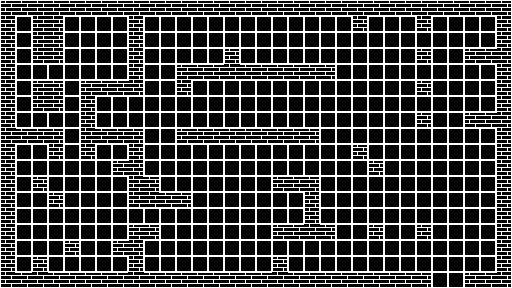

Rendered tile map (Tiled .tmx) drawn with the repository's tilesets; below, a short description and the full map source, tile grids included:
An orthogonal 32x18 tile map with 16x16 px tiles, 2 tile layers (grid, walls), 2 tilesets.

<map version="1.0" orientation="orthogonal" renderorder="right-down" width="32" height="18" tilewidth="16" tileheight="16" nextobjectid="1">
 <tileset firstgid="1" name="grid" tilewidth="16" tileheight="16" tilecount="1" columns="1">
  <image source="grid.png" width="16" height="16" />
 </tileset>
 <tileset firstgid="2" name="walls" tilewidth="16" tileheight="16" tilecount="14" columns="14">
  <image source="walls.png" width="224" height="16" />
 </tileset>
 <layer name="grid" width="32" height="18">
  <data encoding="csv">
1,1,1,1,1,1,1,1,1,1,1,1,1,1,1,1,1,1,1,1,1,1,1,1,1,1,1,1,1,1,1,1,
1,1,1,1,1,1,1,1,1,1,1,1,1,1,1,1,1,1,1,1,1,1,1,1,1,1,1,1,1,1,1,1,
1,1,1,1,1,1,1,1,1,1,1,1,1,1,1,1,1,1,1,1,1,1,1,1,1,1,1,1,1,1,1,1,
1,1,1,1,1,1,1,1,1,1,1,1,1,1,1,1,1,1,1,1,1,1,1,1,1,1,1,1,1,1,1,1,
1,1,1,1,1,1,1,1,1,1,1,1,1,1,1,1,1,1,1,1,1,1,1,1,1,1,1,1,1,1,1,1,
1,1,1,1,1,1,1,1,1,1,1,1,1,1,1,1,1,1,1,1,1,1,1,1,1,1,1,1,1,1,1,1,
1,1,1,1,1,1,1,1,1,1,1,1,1,1,1,1,1,1,1,1,1,1,1,1,1,1,1,1,1,1,1,1,
1,1,1,1,1,1,1,1,1,1,1,1,1,1,1,1,1,1,1,1,1,1,1,1,1,1,1,1,1,1,1,1,
1,1,1,1,1,1,1,1,1,1,1,1,1,1,1,1,1,1,1,1,1,1,1,1,1,1,1,1,1,1,1,1,
1,1,1,1,1,1,1,1,1,1,1,1,1,1,1,1,1,1,1,1,1,1,1,1,1,1,1,1,1,1,1,1,
1,1,1,1,1,1,1,1,1,1,1,1,1,1,1,1,1,1,1,1,1,1,1,1,1,1,1,1,1,1,1,1,
1,1,1,1,1,1,1,1,1,1,1,1,1,1,1,1,1,1,1,1,1,1,1,1,1,1,1,1,1,1,1,1,
1,1,1,1,1,1,1,1,1,1,1,1,1,1,1,1,1,1,1,1,1,1,1,1,1,1,1,1,1,1,1,1,
1,1,1,1,1,1,1,1,1,1,1,1,1,1,1,1,1,1,1,1,1,1,1,1,1,1,1,1,1,1,1,1,
1,1,1,1,1,1,1,1,1,1,1,1,1,1,1,1,1,1,1,1,1,1,1,1,1,1,1,1,1,1,1,1,
1,1,1,1,1,1,1,1,1,1,1,1,1,1,1,1,1,1,1,1,1,1,1,1,1,1,1,1,1,1,1,1,
1,1,1,1,1,1,1,1,1,1,1,1,1,1,1,1,1,1,1,1,1,1,1,1,1,1,1,1,1,1,1,1,
1,1,1,1,1,1,1,1,1,1,1,1,1,1,1,1,1,1,1,1,1,1,1,1,1,1,1,1,1,1,1,1
</data>
 </layer>
 <layer name="walls" width="32" height="18">
  <data encoding="csv">
6,12,12,12,12,12,12,12,12,12,12,12,12,12,12,12,12,12,12,12,12,12,12,12,12,12,12,12,12,12,12,7,
3,0,5,4,0,0,0,0,3,0,0,0,0,0,0,0,0,0,0,0,0,0,3,0,0,0,3,0,0,0,0,3,
3,0,5,4,0,0,0,0,3,0,0,0,0,0,0,0,0,0,0,0,0,0,0,0,0,0,0,0,0,0,0,3,
3,0,5,4,0,0,0,0,3,0,0,0,0,0,2,0,0,0,0,0,0,0,0,0,0,0,2,0,0,6,12,10,
3,0,0,0,0,0,0,0,3,0,0,6,12,12,13,12,12,12,12,12,7,0,0,0,0,0,0,0,0,0,0,3,
3,0,6,7,0,6,12,12,10,0,0,3,0,0,0,0,0,0,0,0,0,0,0,0,0,0,2,0,0,0,0,3,
3,0,5,4,0,3,0,0,0,0,0,0,0,0,0,0,0,0,0,0,0,0,0,0,0,0,0,0,0,0,0,3,
3,0,0,0,0,3,0,0,0,0,0,0,0,0,0,0,0,0,0,0,0,0,0,0,0,0,2,0,0,6,12,10,
9,12,12,7,0,8,12,12,7,0,0,6,12,12,12,12,12,12,12,7,0,0,0,0,0,0,0,0,0,0,0,3,
3,0,0,3,0,3,0,0,3,0,0,0,0,0,0,0,0,0,0,0,0,0,2,0,0,0,0,0,0,0,0,3,
3,0,0,0,0,0,0,6,10,0,0,0,0,0,0,0,0,0,0,0,0,0,0,2,0,0,0,0,0,0,0,3,
3,0,2,0,0,0,0,0,8,7,0,0,0,0,0,0,0,6,12,7,0,0,0,0,0,0,0,0,0,0,0,3,
3,0,0,2,0,0,0,0,5,14,12,7,0,0,0,0,0,0,0,3,0,0,0,0,0,0,0,0,0,0,0,3,
3,0,0,0,0,0,0,0,0,0,0,0,0,0,0,0,0,0,0,3,0,0,0,0,0,0,0,0,0,0,0,3,
3,0,0,0,0,0,0,0,6,7,0,0,0,0,0,0,0,6,12,13,7,0,0,2,0,0,2,0,0,0,0,3,
3,0,0,0,2,0,0,6,10,0,0,0,0,0,0,0,0,0,0,0,0,0,0,0,0,0,0,0,0,0,0,3,
3,0,2,0,0,0,0,0,3,0,0,0,0,0,0,0,0,2,0,0,0,0,0,0,0,0,0,0,0,0,0,3,
8,12,13,12,12,12,12,12,13,12,12,12,12,12,12,12,12,13,12,12,12,12,12,12,12,12,7,0,0,6,12,10
</data>
 </layer>
</map>
